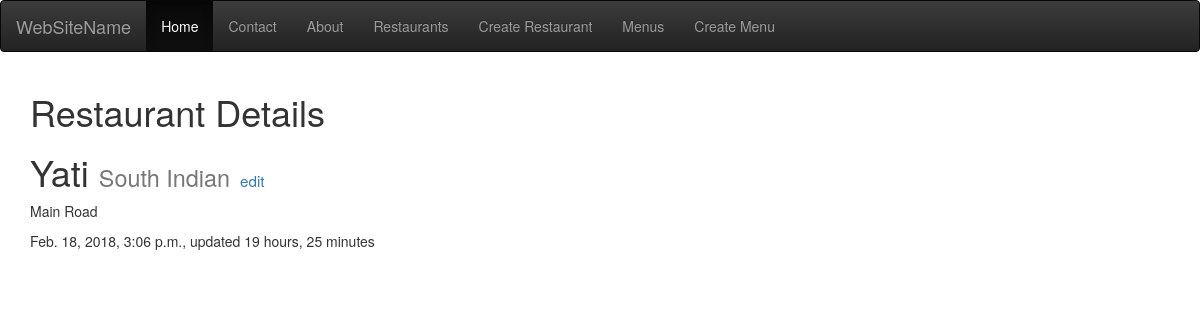
The page /restaurants/yati/ (signed in) on the database its author committed.
### restaurants/models.py (models this page shows, shortened)
class RestaurantLocation(models.Model):
    owner = models.ForeignKey(User)
    name = models.CharField(max_length=120)
    location = models.CharField(max_length=120, null=True, blank=True)
    category = models.CharField(max_length=120, null=True, blank=True)
    timestamp = models.DateTimeField(auto_now_add=True)
    updated = models.DateTimeField(auto_now=True)
    slug = models.SlugField(null=True, blank=True)
    def get_edit_url(self):
        return reverse('restaurants:edit', kwargs={'slug': self.slug})
    @property
    def title(self):
        return self.name

### restaurants/views.py (the view)
# urls.py: url(r'^(?P<slug>[\w-]+)/$', RestaurantDetailView.as_view(), name='detail'),
class RestaurantDetailView(DetailView):
    def get_queryset(self):
        return RestaurantLocation.objects.filter(owner=self.request.user)

### restaurants/templates/restaurants/restaurantlocation_detail.html (shortened to what this page needs)
{% extends 'base.html' %}
{% block content %}
    <h1>Restaurant Details</h1>
    <h1>{{ object.title }}
        <small>{{ object.category }}</small>
        <small>
            <small><a href="{{ object.get_edit_url }}">edit</a></small>
        </small>
    </h1>
    <p>{{ object.location }}</p>
    <p>{{ object.timestamp }}, updated {{ object.updated|timesince }}</p>
{% endblock content %}

### rows shown on the page
RestaurantLocation: title "Yati", category "South Indian", location "Main Road", timestamp "Feb. 18, 2018, 3:06 p.m.", updated "19 hours, 25 minutes"
